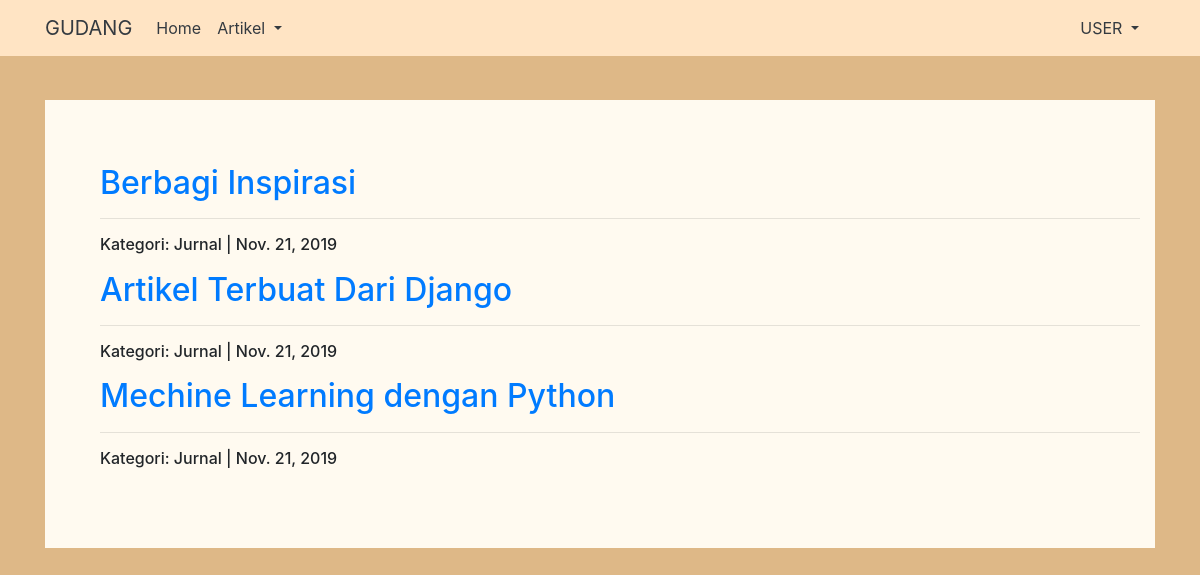
Screenshot of /perkategori/Jurnal with the database file from the repository.
### artikel/models.py (models this page shows, shortened)
class Artikel(models.Model):
	judul		= models.CharField(max_length=255)
	isi			= models.TextField()
	kategori	= models.CharField(max_length=255)
	published	= models.DateTimeField(auto_now_add=True)
	updated		= models.DateTimeField(auto_now=True)
	slug 		= models.SlugField(blank=True,editable=False)

### artikel/views.py (the view)
# urls.py: url(r'^perkategori/(?P<kategori>[\w-]+)$', ArtikePerKategoriListView.as_view(),name='listkategori'),
class ArtikePerKategoriListView(ListView):
	model = Artikel
	template_name = 'artikel/artikel_per_kategori.html'
	context_object_name = 'artikel_kategori'
	ordering = ['-published']
	def get_queryset(self):
		self.queryset = self.model.objects.filter(kategori__iexact=self.kwargs['kategori'])
		return super().get_queryset()

### artikel/templates/artikel/artikel_per_kategori.html (shortened to what this page needs)
{% extends "base.html" %}
{% block contents %}
	{% for artikel in artikel_kategori %}
		<ol>
			<h2><a href="{% url 'artikel:detail' artikel.slug %}">{{artikel.judul}}</a></h2>
			<hr>
			<h6>Kategori: {{artikel.kategori}} | {{artikel.published|date}}</h6>
		</ol>
	{% endfor %}
{% endblock contents %}

### static/vendoor/custom/custom.css (style rules this page uses)
body { background-color: #DEB887; }

### rows the page displays
Artikel: judul "Berbagi Inspirasi", kategori "Jurnal", published "Nov. 21, 2019"
Artikel: judul "Artikel Terbuat Dari Django", kategori "Jurnal", published "Nov. 21, 2019"
Artikel: judul "Mechine Learning dengan Python", kategori "Jurnal", published "Nov. 21, 2019"
